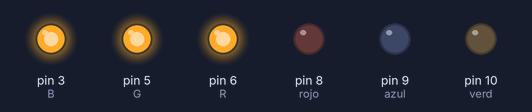
This sketch was run on a simulated Arduino Uno, built with avr-gcc and run on an emulated ATmega328P. On the bench: output pins drawn as LEDs (lit = HIGH).

Above: at 0.1 s.
Timing chart, 0 to 1.6 s (numbered marks = the images above):
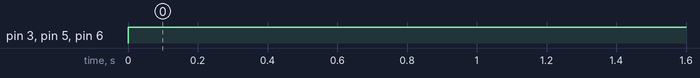

The sketch:

LEDINTENSO_RGB.ino
```cpp
//leds
int rojo = 8;
int azul = 9;
int verd = 10;

//ledvariable
int R = 6;
int B = 3;
int G = 5;

//push
int push = 2;

//potentiometer
int pot = 0;

//Valores
int val = 0;
int CON = 0;

void setup() {

  pinMode(R, OUTPUT);
  pinMode(B, OUTPUT);
  pinMode(G, OUTPUT);

  pinMode(rojo, OUTPUT);
  pinMode(azul, OUTPUT);
  pinMode(verd, OUTPUT);

  pinMode(push, INPUT_PULLUP);

}

void loop() {

  analogWrite(R, 255);
  analogWrite(B, 255);
  analogWrite(G, 255);

}
```

Measured:
- by itself, pin 3 (B), pin 5 (G), pin 6 (R): LOW → HIGH at 0.00 s
